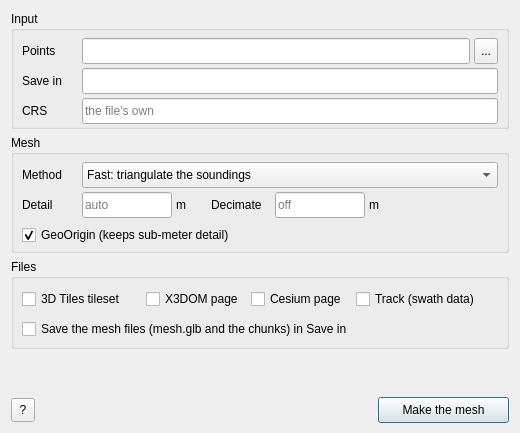
<?xml version="1.0" encoding="UTF-8"?>
<ui version="4.0">
 <class>RemoteSMbmesh</class>
 <widget class="QDialog" name="RemoteSMbmesh">
  <property name="geometry">
   <rect>
    <x>0</x>
    <y>0</y>
    <width>520</width>
    <height>433</height>
   </rect>
  </property>
  <property name="windowTitle">
   <string>3-D mesh (mbmesh)</string>
  </property>
  <widget class="QGroupBox" name="gb_input">
   <property name="geometry">
    <rect>
     <x>11</x>
     <y>11</y>
     <width>498</width>
     <height>118</height>
    </rect>
   </property>
   <property name="title">
    <string>Input</string>
   </property>
   <widget class="QLabel" name="lbl_input">
    <property name="geometry">
     <rect>
      <x>11</x>
      <y>27</y>
      <width>54</width>
      <height>26</height>
     </rect>
    </property>
    <property name="text">
     <string>Points</string>
    </property>
   </widget>
   <widget class="QLineEdit" name="p_input">
    <property name="geometry">
     <rect>
      <x>71</x>
      <y>27</y>
      <width>388</width>
      <height>26</height>
     </rect>
    </property>
    <property name="toolTip">
     <string>The point data to mesh: an MB-System swath file (.mbXX, XX its MBIO format) or datalist (.mb-1), a LAS/LAZ file, or an x,y,z table. A table's z is a height, positive up. Data in another coordinate system is taken to longitude and latitude with the system its file declares. Filled in with the point file this window shows, if it shows one.</string>
    </property>
    <property name="refresh" stdset="0">
     <bool>true</bool>
    </property>
   </widget>
   <widget class="QToolButton" name="browse_p_input">
    <property name="geometry">
     <rect>
      <x>463</x>
      <y>27</y>
      <width>24</width>
      <height>26</height>
     </rect>
    </property>
    <property name="toolTip">
     <string>Choose the point data to mesh</string>
    </property>
    <property name="text">
     <string>...</string>
    </property>
    <property name="filter" stdset="0">
     <string>Point data (*.mb* *.las *.laz *.xyz *.xyt *.txt *.dat *.csv);;All files (*)</string>
    </property>
   </widget>
   <widget class="QLabel" name="lbl_outdir">
    <property name="geometry">
     <rect>
      <x>11</x>
      <y>57</y>
      <width>54</width>
      <height>26</height>
     </rect>
    </property>
    <property name="text">
     <string>Save in</string>
    </property>
   </widget>
   <widget class="QLineEdit" name="p_outdir">
    <property name="geometry">
     <rect>
      <x>71</x>
      <y>57</y>
      <width>416</width>
      <height>26</height>
     </rect>
    </property>
    <property name="toolTip">
     <string>The folder mbmesh writes mesh.glb and the other outputs to; created when missing. Empty = beside the input, named after it (&lt;name&gt;_mbmesh). The points of a LAS or x,y,z input are also written there, as mbmesh reads them (mbmesh_points.xyt and its datalist mbmesh_input.mb-1).</string>
    </property>
   </widget>
   <widget class="QLabel" name="lbl_srs">
    <property name="geometry">
     <rect>
      <x>11</x>
      <y>87</y>
      <width>54</width>
      <height>26</height>
     </rect>
    </property>
    <property name="text">
     <string>CRS</string>
    </property>
   </widget>
   <widget class="QLineEdit" name="p_srs">
    <property name="geometry">
     <rect>
      <x>71</x>
      <y>87</y>
      <width>416</width>
      <height>26</height>
     </rect>
    </property>
    <property name="toolTip">
     <string>The coordinate system of the points when the file does not say it and they are not longitude and latitude: an EPSG code (EPSG:3763) or a PROJ string. LAS/LAZ files are read without their coordinate system, so a projected LAS file needs it here. Empty = the file's own, or longitude and latitude. Not used for MB-System data, which is always in longitude and latitude.</string>
    </property>
    <property name="placeholderText">
     <string>the file's own</string>
    </property>
   </widget>
  </widget>
  <widget class="QGroupBox" name="gb_mesh">
   <property name="geometry">
    <rect>
     <x>11</x>
     <y>135</y>
     <width>498</width>
     <height>118</height>
    </rect>
   </property>
   <property name="title">
    <string>Mesh</string>
   </property>
   <widget class="QLabel" name="lbl_method">
    <property name="geometry">
     <rect>
      <x>11</x>
      <y>27</y>
      <width>54</width>
      <height>26</height>
     </rect>
    </property>
    <property name="text">
     <string>Method</string>
    </property>
   </widget>
   <widget class="QComboBox" name="p_method">
    <property name="refresh" stdset="0">
     <bool>true</bool>
    </property>
    <property name="geometry">
     <rect>
      <x>71</x>
      <y>27</y>
      <width>416</width>
      <height>26</height>
     </rect>
    </property>
    <property name="toolTip">
     <string>Fast: the soundings themselves are the vertices, joined by a Delaunay triangulation (under a second; level of detail and decimate do not apply). mbmesh: MB-System's screened Poisson surface, a smooth watertight mesh, far slower.</string>
    </property>
    <item>
     <property name="text">
      <string>Fast: triangulate the soundings</string>
     </property>
    </item>
    <item>
     <property name="text">
      <string>mbmesh: Poisson surface (slow)</string>
     </property>
    </item>
   </widget>
   <widget class="QLabel" name="lbl_lod">
    <property name="geometry">
     <rect>
      <x>11</x>
      <y>57</y>
      <width>54</width>
      <height>26</height>
     </rect>
    </property>
    <property name="text">
     <string>Detail</string>
    </property>
   </widget>
   <widget class="QLineEdit" name="p_lod">
    <property name="geometry">
     <rect>
      <x>71</x>
      <y>57</y>
      <width>90</width>
      <height>26</height>
     </rect>
    </property>
    <property name="toolTip">
     <string>The smallest feature, in meters, the mesh should keep (mbmesh --level-of-detail). Empty = chosen by mbmesh from the spacing of the soundings.</string>
    </property>
    <property name="placeholderText">
     <string>auto</string>
    </property>
   </widget>
   <widget class="QLabel" name="lbl_lodu">
    <property name="geometry">
     <rect>
      <x>165</x>
      <y>57</y>
      <width>20</width>
      <height>26</height>
     </rect>
    </property>
    <property name="text">
     <string>m</string>
    </property>
   </widget>
   <widget class="QLabel" name="lbl_decimate">
    <property name="geometry">
     <rect>
      <x>200</x>
      <y>57</y>
      <width>60</width>
      <height>26</height>
     </rect>
    </property>
    <property name="text">
     <string>Decimate</string>
    </property>
   </widget>
   <widget class="QLineEdit" name="p_decimate">
    <property name="geometry">
     <rect>
      <x>264</x>
      <y>57</y>
      <width>90</width>
      <height>26</height>
     </rect>
    </property>
    <property name="toolTip">
     <string>Average the soundings in cells of this size, in meters, before the mesh is made (mbmesh --decimate): fewer points, a faster run, smaller files. Empty = every sounding is used.</string>
    </property>
    <property name="placeholderText">
     <string>off</string>
    </property>
   </widget>
   <widget class="QLabel" name="lbl_decimateu">
    <property name="geometry">
     <rect>
      <x>358</x>
      <y>57</y>
      <width>20</width>
      <height>26</height>
     </rect>
    </property>
    <property name="text">
     <string>m</string>
    </property>
   </widget>
   <widget class="QCheckBox" name="p_geoorigin">
    <property name="geometry">
     <rect>
      <x>11</x>
      <y>87</y>
      <width>300</width>
      <height>26</height>
     </rect>
    </property>
    <property name="toolTip">
     <string>Store the vertices relative to a GeoOrigin at the centre of the data (mbmesh --geoorigin). Without it the GLB vertices are absolute Earth-centred coordinates in 32-bit floats, which resolve only about half a meter.</string>
    </property>
    <property name="text">
     <string>GeoOrigin (keeps sub-meter detail)</string>
    </property>
    <property name="checked">
     <bool>true</bool>
    </property>
   </widget>
  </widget>
  <widget class="QGroupBox" name="gb_outputs">
   <property name="geometry">
    <rect>
     <x>11</x>
     <y>259</y>
     <width>498</width>
     <height>90</height>
    </rect>
   </property>
   <property name="title">
    <string>Files</string>
   </property>
   <widget class="QCheckBox" name="p_tileset">
    <property name="geometry">
     <rect>
      <x>11</x>
      <y>27</y>
      <width>120</width>
      <height>26</height>
     </rect>
    </property>
    <property name="toolTip">
     <string>An OGC 3D Tiles tileset of the mesh, tileset/tileset.json in Save in (mbmesh --tileset), for web viewers that stream it.</string>
    </property>
    <property name="text">
     <string>3D Tiles tileset</string>
    </property>
   </widget>
   <widget class="QCheckBox" name="p_html">
    <property name="geometry">
     <rect>
      <x>135</x>
      <y>27</y>
      <width>100</width>
      <height>26</height>
     </rect>
    </property>
    <property name="toolTip">
     <string>An X3DOM viewer page of the outputs (mbmesh --html). The page loads them over HTTP: mbmesh logs the command that serves the folder.</string>
    </property>
    <property name="text">
     <string>X3DOM page</string>
    </property>
   </widget>
   <widget class="QCheckBox" name="p_cesium">
    <property name="geometry">
     <rect>
      <x>240</x>
      <y>27</y>
      <width>100</width>
      <height>26</height>
     </rect>
    </property>
    <property name="toolTip">
     <string>A CesiumJS viewer page of the outputs (mbmesh --cesium-html), the mesh placed on the globe.</string>
    </property>
    <property name="text">
     <string>Cesium page</string>
    </property>
   </widget>
   <widget class="QCheckBox" name="p_track">
    <property name="geometry">
     <rect>
      <x>345</x>
      <y>27</y>
      <width>140</width>
      <height>26</height>
     </rect>
    </property>
    <property name="toolTip">
     <string>The sensor track as a 3-D line, track.glb (mbmesh --track-glb). Only swath data has a track.</string>
    </property>
    <property name="text">
     <string>Track (swath data)</string>
    </property>
   </widget>
   <widget class="QCheckBox" name="p_save">
    <property name="geometry">
     <rect>
      <x>11</x>
      <y>57</y>
      <width>470</width>
      <height>26</height>
     </rect>
    </property>
    <property name="text">
     <string>Save the mesh files (mesh.glb and the chunks) in Save in</string>
    </property>
    <property name="toolTip">
     <string>Off: the mesh goes straight into the window and nothing is written but mbmesh_run.log. The tileset and the pages are files, and save the mesh with them.</string>
    </property>
   </widget>
  </widget>
  <widget class="QLabel" name="lbl_status">
   <property name="geometry">
    <rect>
     <x>11</x>
     <y>355</y>
     <width>498</width>
     <height>36</height>
    </rect>
   </property>
   <property name="text">
    <string/>
   </property>
   <property name="wordWrap">
    <bool>true</bool>
   </property>
  </widget>
  <widget class="QToolButton" name="tutorial">
   <property name="geometry">
    <rect>
     <x>11</x>
     <y>398</y>
     <width>24</width>
     <height>24</height>
    </rect>
   </property>
   <property name="toolTip">
    <string>Open the 3-D mesh (mbmesh) page of the manual: every field of this dialog explained.</string>
   </property>
   <property name="text">
    <string>?</string>
   </property>
   <property name="page" stdset="0">
    <string>77b-mbmesh</string>
   </property>
  </widget>
  <widget class="QPushButton" name="run_mesh">
   <property name="geometry">
    <rect>
     <x>378</x>
     <y>397</y>
     <width>131</width>
     <height>26</height>
    </rect>
   </property>
   <property name="toolTip">
     <string>Run mbmesh on the input with these settings, and show the mesh in this window.</string>
   </property>
   <property name="text">
    <string>Make the mesh</string>
   </property>
   <property name="busy" stdset="0">
    <string>Making the 3-D mesh (mbmesh)…</string>
   </property>
  </widget>
 </widget>
 <resources/>
 <connections/>
</ui>
